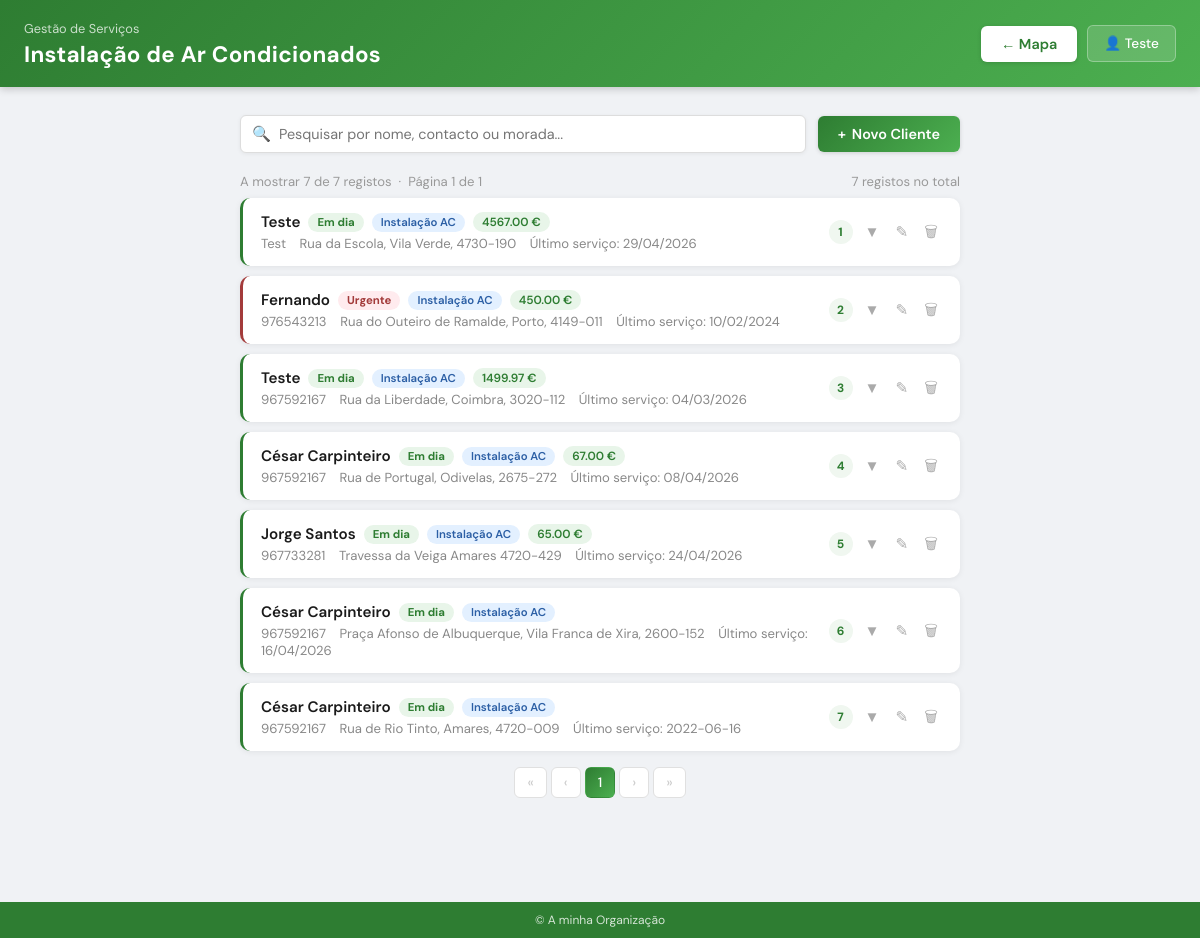
/test (signed in), run on the app's committed database.
### models.py (models this page shows)
class Usuario(UserMixin, db.Model):
    __tablename__ = 'usuario'
    id = db.Column(db.Integer, primary_key=True)
    nome = db.Column(db.String(30), unique=True)
    senha = db.Column(db.String())
    is_admin = db.Column(db.Boolean, default=False)
    email = db.Column(db.String(120))
    telefone = db.Column(db.String(30))
    nome_completo = db.Column(db.String(200))
    cargo = db.Column(db.String(100))
    org_id = db.Column(db.Integer, db.ForeignKey('organizacao.id'), nullable=True)

class Registo(db.Model):
    __tablename__ = 'registos'
    id = db.Column(db.Integer, primary_key=True)
    nome = db.Column(db.String(100), nullable=False)
    email = db.Column(db.String(100), nullable=True)
    contacto = db.Column(db.String(20), nullable=True)
    num_maquinas = db.Column(db.Integer, nullable=True)
    marca = db.Column(db.String(100), nullable=True)
    data_instalacao = db.Column(db.String(20), nullable=True)
    proxima_manutencao = db.Column(db.String(20), nullable=True)
    tipo_servico = db.Column(db.String(100), nullable=True)
    morada = db.Column(db.String(300), nullable=True)
    latitude = db.Column(db.Float, nullable=True)
    longitude = db.Column(db.Float, nullable=True)
    valor_pago = db.Column(db.Float, nullable=True)
    org_id = db.Column(db.Integer, db.ForeignKey('organizacao.id'), nullable=True)
    servicos = db.relationship('Servico', backref='registo', lazy=True, cascade='all, delete-orphan')

class Servico(db.Model):
    __tablename__ = 'servicos'
    id = db.Column(db.Integer, primary_key=True)
    registo_id = db.Column(db.Integer, db.ForeignKey('registos.id'), nullable=False)
    org_id = db.Column(db.Integer, db.ForeignKey('organizacao.id'), nullable=True)
    tipo_servico = db.Column(db.String(100), nullable=True)
    data_servico = db.Column(db.String(20), nullable=True)
    proxima_manutencao = db.Column(db.String(20), nullable=True)
    num_maquinas = db.Column(db.Integer, nullable=True)
    marca = db.Column(db.String(100), nullable=True)
    valor_pago = db.Column(db.Float, nullable=True)
    notas = db.Column(db.String(500), nullable=True)
    duracao_horas = db.Column(db.Float, nullable=True)
    created_at = db.Column(db.String(20), default=lambda: datetime.now().strftime('%d/%m/%Y'))

### main.py (the view, shortened to what this page needs)
@app.route('/test', methods=['GET', 'POST'])
@login_required
def nova_pagina():
    is_admin = current_user.is_admin
    page = request.args.get('page', 1, type=int)
    per_page = 25
    base_query = db.session.query(Registo).filter_by(org_id=current_user.org_id)
    total_registos = base_query.count()
    total_pages = (total_registos + per_page - 1) // per_page
    registos = base_query.order_by(Registo.id.desc()).offset((page - 1) * per_page).limit(per_page).options(joinedload(Registo.servicos)).all()
    tipos_servico = db.session.query(TipoServico).filter_by(org_id=current_user.org_id).all()
    current_date = datetime.now().date()
    status_map = {}
    for r in registos:
        svcs = sorted([s for s in r.servicos if s.data_servico], key=lambda s: s.data_servico, reverse=True)
        data_ref = svcs[0].data_servico if svcs else r.data_instalacao
        months = 0
        if data_ref:
            try:
                ref = datetime.strptime(data_ref, '%d/%m/%Y').date()
                months = (current_date.year - ref.year) * 12 + (current_date.month - ref.month)
            except Exception:
                pass
        if months <= 8:
            status_map[r.id] = ('Em dia', '#2e7d32', '#e8f5e9')
        elif months <= 10:
            status_map[r.id] = ('Atenção', '#c47c2b', '#fff8e1')
        else:
            status_map[r.id] = ('Urgente', '#a33b3b', '#ffebee')
    return render_template('test.html', registos=registos, current_user=current_user, is_admin=is_admin,
                           page=page, total_pages=total_pages, total_registos=total_registos,
                           tipos_servico=tipos_servico, status_map=status_map)

### main.py (called while the page is built, shortened)
@lm.user_loader
def user_loader(id):
    return db.session.query(Usuario).filter_by(id=id).first()

@app.context_processor
def inject_org():
    try:
        return dict(org_nome='A minha Organização', org=None, tem_mapa=True)
    except:
        return dict(org_nome='A minha Organização', org=None, tem_mapa=True)

### templates/test.html (shortened to what this page needs)
<!DOCTYPE html>
<html lang="pt">
<head>
</head>
<body>
    <div class="page-header">
        <div>
            <div class="subtitle">Gestão de Serviços</div>
            <h1>Instalação de Ar Condicionados</h1>
        </div>
        <div class="header-actions">
            {% if tem_mapa %}
            <a href="/">← Mapa</a>
            {% endif %}
            <a href="/perfil" class="user-pill">👤 {{ current_user.nome }}</a>
        </div>
    </div>
    <div class="toolbar">
        {% if registos %}
        <div class="search-box">
            <span class="search-icon">&#128269;</span>
            <input type="text" id="searchInput" placeholder="Pesquisar por nome, contacto ou morada..." oninput="pesquisar()">
        </div>
        {% endif %}
        <button class="btn-new" onclick="toggleForm()">
            <span id="formBtnIcon">+</span> Novo Cliente
        </button>
    </div>
    {% if registos %}
    <div class="page-info">
        <span>A mostrar {{ registos|length }} de {{ total_registos }} registos &nbsp;·&nbsp; Página {{ page }} de {{ total_pages }}</span>
        <span id="registosCount">{{ total_registos }} registos no total</span>
    </div>
    <div class="registos-container">
        {% for r in registos %}
        {% set ultimo = r.servicos | sort(attribute='data_servico', reverse=True) | first if r.servicos else none %}
        {% set s_info = status_map.get(r.id, ('', '#888', '#f5f5f5')) %}
        <div class="registo-card" data-search="{{ r.nome }} {{ r.contacto }} {{ r.morada }}" style="border-left-color: {{ s_info[1] }};">
            <div class="registo-header">
                <div>
                    <div class="client-name">
                        {{ r.nome }}
                        {% if s_info[0] %}
                        <span style="background:{{ s_info[2] }};color:{{ s_info[1] }};padding:2px 9px;border-radius:10px;font-size:0.75em;font-weight:700;">{{ s_info[0] }}</span>
                        {% endif %}
                        {% if ultimo and ultimo.tipo_servico %}
                        <span class="tipo-badge">{{ ultimo.tipo_servico }}</span>
                        {% endif %}
                        {% if is_admin and ultimo and ultimo.valor_pago %}
                        <span class="valor-badge">{{ "%.2f"|format(ultimo.valor_pago) }} €</span>
                        {% endif %}
                    </div>
                    <div class="client-sub">
                        <span>{{ r.contacto or '—' }}</span>
                        <span>{{ r.morada or '—' }}</span>
                        {% if ultimo %}
                        <span>Último serviço: {{ ultimo.data_servico or '—' }}</span>
                        {% endif %}
                    </div>
                </div>
                <div class="card-actions">
                    <div class="card-num">{{ loop.index + (page - 1) * 25 }}</div>
                    <button class="icon-btn toggle-btn" onclick="toggleDetail(this)" title="Histórico">&#9660;</button>
                    <button class="icon-btn edit" onclick="toggleEdit(this)" title="Editar cliente">&#9998;</button>
                    <form method="POST" action="/test/delete/{{ r.id }}" style="margin:0;" id="deleteForm-{{ r.id }}">
                        <button type="button" class="icon-btn danger" onclick="openModal('deleteForm-{{ r.id }}')">&#128465;</button>
                    </form>
                </div>
            </div>
        </div>
        {% endfor %}
    </div>
    <div class="pagination">
        {% if page > 1 %}
        <a href="{{ url_for('nova_pagina', page=1) }}">«</a>
        <a href="{{ url_for('nova_pagina', page=page-1) }}">‹</a>
        {% else %}
        <span class="disabled">«</span>
        <span class="disabled">‹</span>
        {% endif %}
        {% for p in range([1, page-2]|max, [total_pages+1, page+3]|min) %}
        <a href="{{ url_for('nova_pagina', page=p) }}" class="{{ 'active' if p == page else '' }}">{{ p }}</a>
        {% endfor %}
        {% if page < total_pages %}
        <a href="{{ url_for('nova_pagina', page=page+1) }}">›</a>
        <a href="{{ url_for('nova_pagina', page=total_pages) }}">»</a>
        {% else %}
        <span class="disabled">›</span>
        <span class="disabled">»</span>
        {% endif %}
    </div>
    {% endif %}
    <footer>&copy; {{ org_nome }}</footer>
</body>
</html>

### templates/test.html (style rules this page uses)
* { box-sizing: border-box; margin: 0; padding: 0; }
body { font-family: 'DM Sans', sans-serif; background-color: #f0f2f5; padding-bottom: 60px; }
.page-header { background: linear-gradient(135deg, #2e7d32, #4CAF50); padding: 18px 24px; display: flex; align-items: center; justify-content: space-between; flex-shrink: 0; box-shadow: 0 2px 8px rgba(0,0,0,0.2); }
.page-header .subtitle { font-size: 0.8em; color: rgba(255,255,255,0.75); margin-top: 2px; }
.page-header h1 { font-size: 1.4em; color: white; font-weight: 700; letter-spacing: 0.3px; margin-top: 3px; }
.header-actions { display: flex; align-items: center; gap: 10px; margin-left: auto; }
.header-actions a { all: unset; padding: 9px 20px; background: white; color: #2e7d32; text-decoration: none; border-radius: 6px; font-size: 0.9em; font-weight: 600; white-space: nowrap; box-shadow: 0 1px 4px rgba(0,0,0,0.15); transition: background 0.2s; cursor: pointer; font-family: 'DM Sans', sans-serif; display: inline-block; }
.header-actions a.user-pill { all: unset; padding: 9px 16px; background: rgba(255,255,255,0.15); color: white; border: 1px solid rgba(255,255,255,0.3); border-radius: 6px; font-size: 0.85em; font-weight: 500; white-space: nowrap; cursor: pointer; font-family: 'DM Sans', sans-serif; display: flex; align-items: center; gap: 8px; box-shadow: none; text-decoration: none; }
.toolbar { width: 60%; margin: 28px auto 0 auto; display: flex; justify-content: space-between; align-items: center; gap: 12px; }
.search-box { flex: 1; position: relative; }
.search-box input { width: 100%; padding: 9px 14px 9px 38px; border: 1px solid #ddd; border-radius: 6px; font-size: 0.9em; background: white; box-shadow: 0 1px 4px rgba(0,0,0,0.06); font-family: 'DM Sans', sans-serif; color: #333; }
.search-icon { position: absolute; left: 12px; top: 50%; transform: translateY(-50%); color: #aaa; font-size: 0.95em; pointer-events: none; }
.btn-new { padding: 9px 20px; background: linear-gradient(135deg, #2e7d32, #4CAF50); color: white; border: none; border-radius: 6px; font-size: 0.9em; font-weight: 600; cursor: pointer; box-shadow: 0 1px 4px rgba(0,0,0,0.15); transition: opacity 0.2s; white-space: nowrap; font-family: 'DM Sans', sans-serif; display: flex; align-items: center; gap: 6px; }
.page-info { width: 60%; margin: 20px auto 8px auto; font-size: 0.82em; color: #999; display: flex; justify-content: space-between; align-items: center; }
.registos-container { width: 60%; margin: 0 auto; }
.registo-card { background: white; border-radius: 10px; margin-bottom: 10px; overflow: hidden; box-shadow: 0 1px 6px rgba(0,0,0,0.07); border-left: 3px solid #2e7d32; transition: box-shadow 0.2s; }
.registo-header { padding: 14px 18px; display: flex; justify-content: space-between; align-items: center; }
.client-name { font-weight: 600; font-size: 0.95em; color: #1a1a1a; margin-bottom: 3px; display: flex; align-items: center; gap: 8px; }
.client-sub { color: #888; font-size: 0.82em; }
.client-sub span { margin-right: 10px; }
.valor-badge { background: #e8f5e9; color: #2e7d32; padding: 2px 9px; border-radius: 10px; font-size: 0.78em; font-weight: 600; }
.tipo-badge { background: #e3f0ff; color: #2c5fa5; padding: 2px 9px; border-radius: 10px; font-size: 0.75em; font-weight: 600; }
.card-actions { display: flex; align-items: center; gap: 8px; }
.card-num { background: #f0f7f0; color: #2e7d32; border-radius: 50%; width: 24px; height: 24px; display: flex; align-items: center; justify-content: center; font-weight: 700; font-size: 0.75em; flex-shrink: 0; }
.icon-btn { background: none; border: none; cursor: pointer; color: #aaa; font-size: 0.95em; padding: 4px; transition: color 0.15s, transform 0.15s; line-height: 1; }
.toggle-btn { transition: transform 0.25s; }
.pagination { width: 60%; margin: 16px auto 80px auto; display: flex; justify-content: center; align-items: center; gap: 4px; flex-wrap: wrap; }
.pagination a, .pagination span { padding: 6px 12px; border-radius: 6px; font-size: 0.85em; text-decoration: none; border: 1px solid #e0e0e0; background: white; color: #2e7d32; font-weight: 500; transition: all 0.2s; font-family: 'DM Sans', sans-serif; }
.pagination .active { background: linear-gradient(135deg, #2e7d32, #4CAF50); color: white; border-color: transparent; }
.pagination .disabled { color: #ccc; pointer-events: none; }
footer { text-align: center; padding: 10px; background: #2e7d32; color: rgba(255,255,255,0.8); font-size: 12px; position: fixed; bottom: 0; width: 100%; }

### data on the page
Usuario: nome "Teste"
Registo: nome "Teste", s_info "Em dia", contacto "Test", morada "Rua da Escola, Vila Verde, 4730-190"
Servico: tipo_servico "Instalação AC", valor_pago "4567.00", data_servico "29/04/2026"
Registo: nome "Fernando", s_info "Urgente", contacto "976543213", morada "Rua do Outeiro de Ramalde, Porto, 4149-011"
Servico: tipo_servico "Instalação AC", valor_pago "450.00", data_servico "10/02/2024"
Registo: nome "Teste", s_info "Em dia", contacto "967592167", morada "Rua da Liberdade, Coimbra, 3020-112"
Servico: tipo_servico "Instalação AC", valor_pago "1499.97", data_servico "04/03/2026"
Registo: nome "César Carpinteiro", s_info "Em dia", contacto "967592167", morada "Rua de Portugal, Odivelas, 2675-272"
Servico: tipo_servico "Instalação AC", valor_pago "67.00", data_servico "08/04/2026"
Registo: nome "Jorge Santos", s_info "Em dia", contacto "967733281", morada "Travessa da Veiga Amares 4720-429"
Servico: tipo_servico "Instalação AC", valor_pago "65.00", data_servico "24/04/2026"
Registo: nome "César Carpinteiro", s_info "Em dia", contacto "967592167", morada "Praça Afonso de Albuquerque, Vila Franca de Xira, 2600-152"
Servico: tipo_servico "Instalação AC", data_servico "16/04/2026"
Registo: nome "César Carpinteiro", s_info "Em dia", contacto "967592167", morada "Rua de Rio Tinto, Amares, 4720-009"
Servico: tipo_servico "Instalação AC", data_servico "2022-06-16"

### other printed values
{{ registos|length }} "7"
{{ total_registos }} "7"
{{ page }} "1"
{{ total_pages }} "1"
{{ p }} "1"
{{ org_nome }} "A minha Organização"
